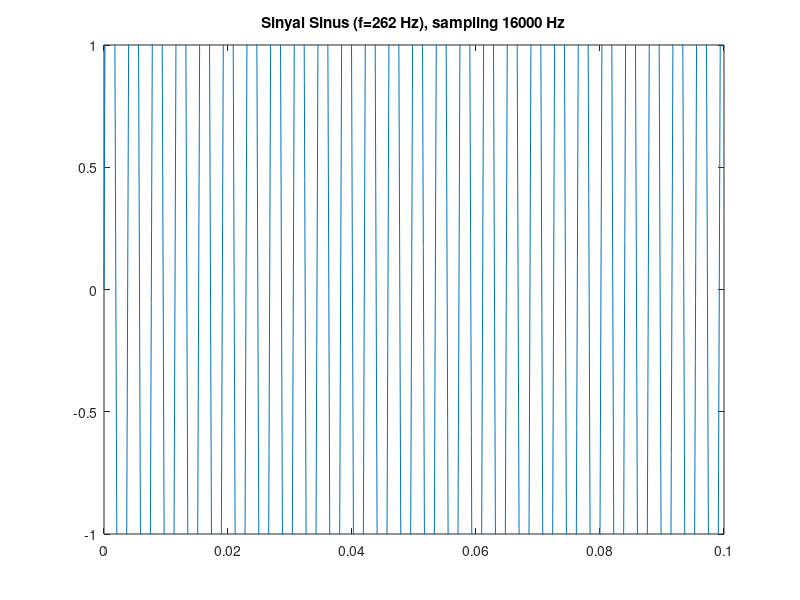

Source code (MATLAB):
clear all;
f=262;
fs=16000;
t=0:1/fs:1.0;
y=4*sin(2*pi*f*t);
sound(y,fs);
plot(t,y); axis([0 0.1 -1 1]);
title('Sinyal Sinus (f=262 Hz), sampling 16000 Hz');